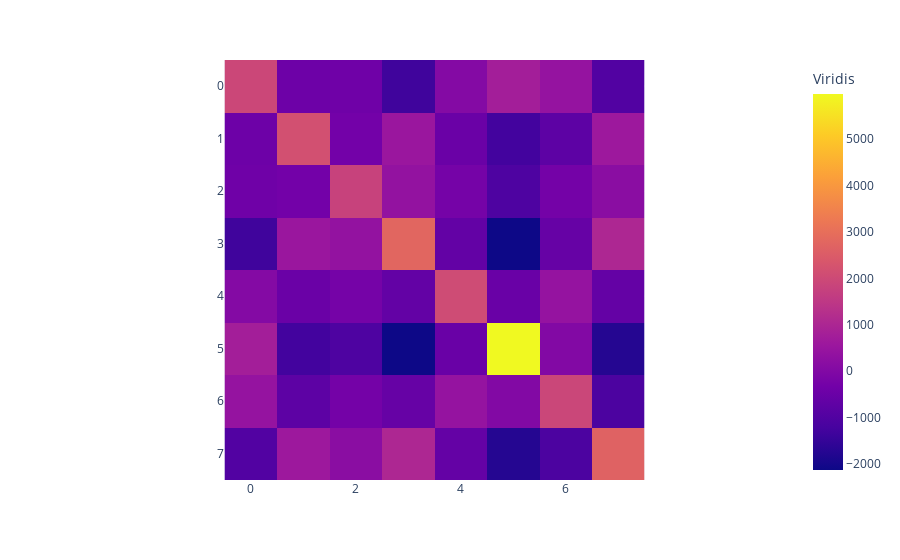

Notebook code for this chart:
### Markdown cell above
## Computing covariance matrix $AA^T$
$A$ is $n^2 \times m$ matrix
$A^T$ is $m \times n^2$ matrix

$AA^T$ is a $n^2 \times n^2$ matrix so computing $AA^T$ is inefficient.  
Thus, we compute $A^TA$ matrix of size $m \times m$.

### Code cell
cov_matrix = np.cov(normalized_training_matrix.transpose())
print(cov_matrix.shape)
import plotly.express as px
fig = px.imshow(cov_matrix,labels = dict(color = "Viridis"))
fig.show()

### Figure 1 — Plotly figure (JSON) as saved in the notebook; plotly's stock layout.template omitted (floating-point values rounded to 4 significant figures)
{"data": [{"coloraxis": "coloraxis", "hovertemplate": "x: %{x}<br>y: %{y}<br>Viridis: %{z}<extra></extra>", "name": "0", "type": "heatmap", "xaxis": "x", "yaxis": "y", "z": [[1922.0, -435.0, -399.3, -1336.0, 53.68, 761.1, 414.9, -980.7], [-435.0, 2170.0, -317.5, 531.7, -502.3, -1275.0, -773.8, 601.8], [-399.3, -317.5, 1791.0, 369.9, -261.3, -1073.0, -281.0, 171.8], [-1336.0, 531.7, 369.9, 2766.0, -640.0, -2137.0, -586.4, 1031.0], [53.68, -502.3, -261.3, -640.0, 2051.0, -508.6, 424.2, -616.5], [761.1, -1275.0, -1073.0, -2137.0, -508.6, 5977.0, 10.1, -1755.0], [414.9, -773.8, -281.0, -586.4, 424.2, 10.1, 1909.0, -1117.0], [-980.7, 601.8, 171.8, 1031.0, -616.5, -1755.0, -1117.0, 2664.0]]}], "layout": {"coloraxis": {"colorbar": {"title": {"text": "Viridis"}}, "colorscale": [[0, "#0d0887"], [0.1111, "#46039f"], [0.2222, "#7201a8"], [0.3333, "#9c179e"], [0.4444, "#bd3786"], [0.5556, "#d8576b"], [0.6667, "#ed7953"], [0.7778, "#fb9f3a"], [0.8889, "#fdca26"], [1, "#f0f921"]]}, "margin": {"t": 60}, "xaxis": {"anchor": "y", "constrain": "domain", "domain": [0, 1], "scaleanchor": "y"}, "yaxis": {"anchor": "x", "autorange": "reversed", "constrain": "domain", "domain": [0, 1]}}}
